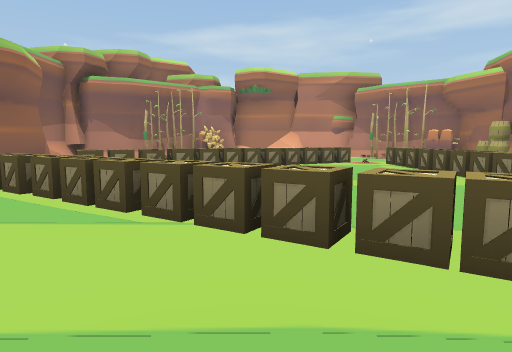
[1] (above)

15 first-person views from a walk through a 3-D level made in the Unity game engine. The camera is 1.2 m above the floor, tilts 6° down and sees 75° across. The floor is counted in squares, 2 m on a side. Each view is taken from the middle of a square. On the plan, view 1 faces up. The plan holds only what a view shows up to about 10 squares ahead; the rest is blank. The place goes on beyond the plan. The player is left out.

[2]
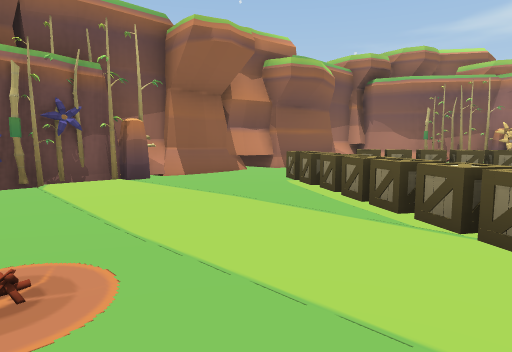

[3]
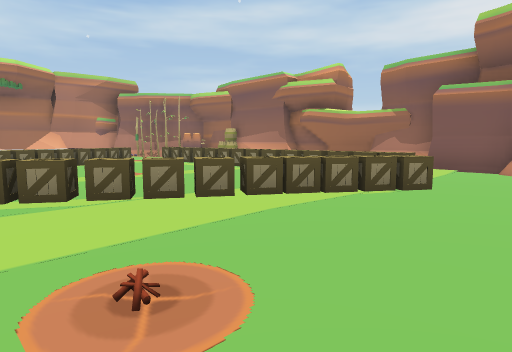

[4]
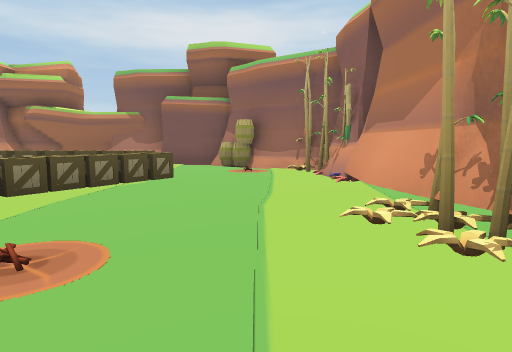

[5]
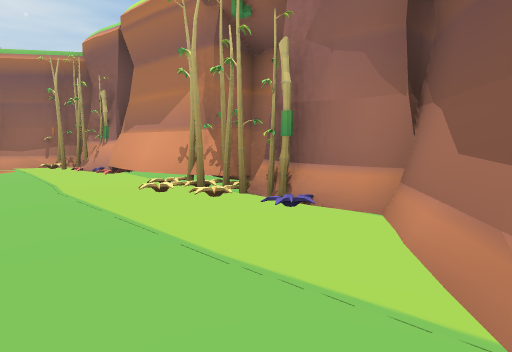

[6]
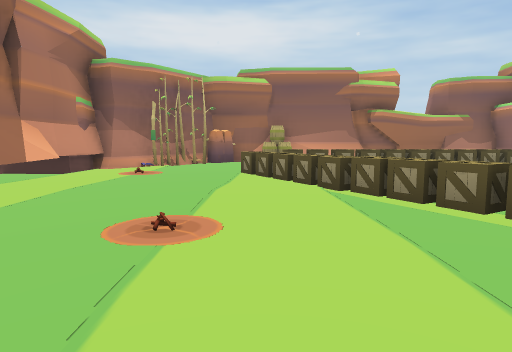

[7]
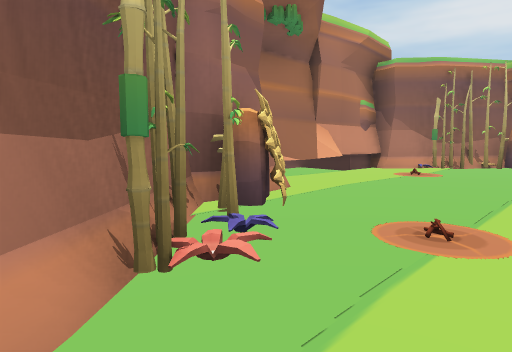

[8]
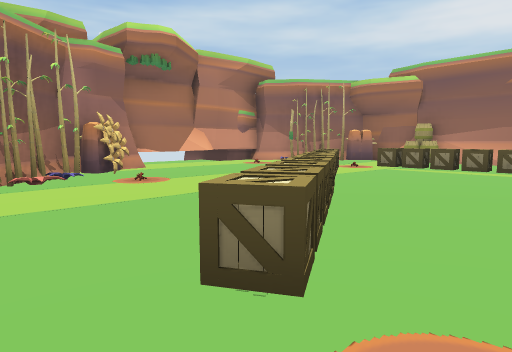

[9]
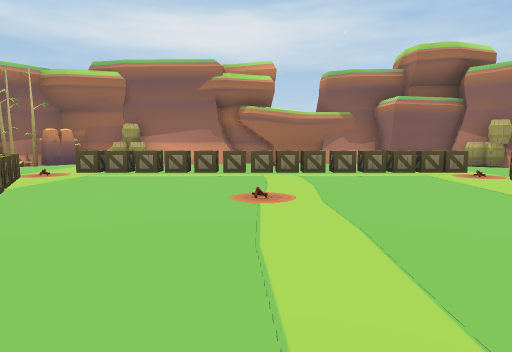

[10]
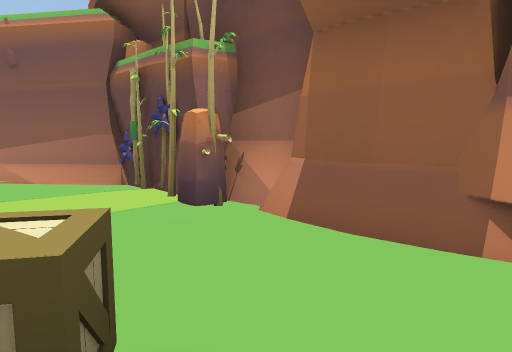

[11]
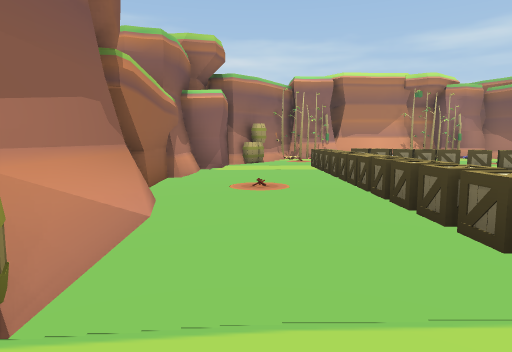

[12]
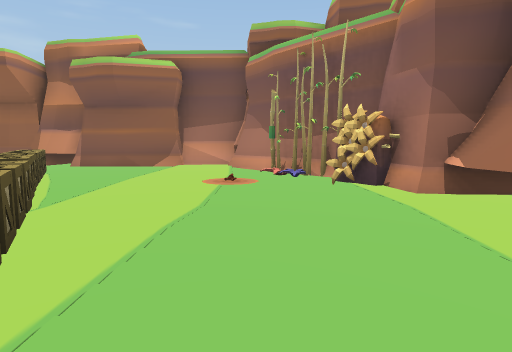

[13]
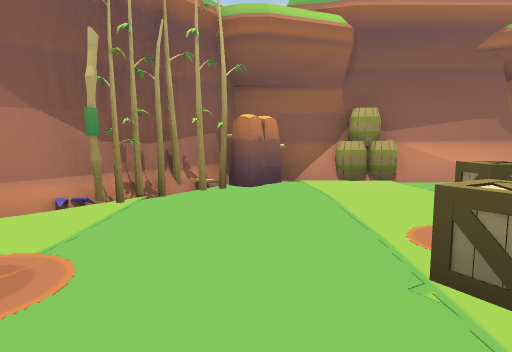

[14]
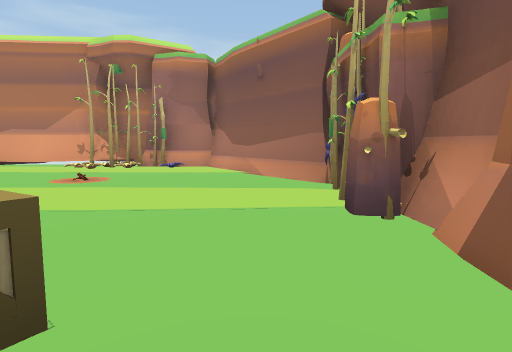

[15]
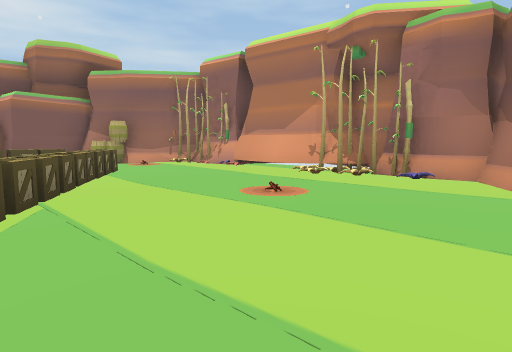

### Floor plan
Key: @ floor where view 1 was taken; # wall or solid block; . floor; B box; A barrel; R rock; O other object.
Columns run from 7 left of view 1 to 8 right of it. Each row starts with its distance up from view 1.
 13      #######
 12    ###R##..###
 11    #OOO....OO#
 10  ###OO......O#
  9  ##......B...AR
  8  R#....BB.B..A
  7 RR#..BBB..BB.#
  6 RRR.BB.....B.##
  5  RR.......BB..RR
  4  RR.B......B..RR
  3  RR..BB...BB..R
  2 RRO....BB.B...R
  1 RRO......BB..RR
  0 RRO....@....ARR
 -1 RR##..O...OOAR
 -2    #OOOO.OOO#
 -3    ###OO##R##

Positions as (right, up) in squares from view 1, and headings:
1: (0, 0), facing up
2: (0, 0), facing up-left
3: (-2, -1), facing up-right
4: (-3, -1), facing right
5: (-4, 0), facing down-right
6: (-4, 9), facing right
7: (-4, 9), facing up-right
8: (-4, 5), facing up-right
9: (-3, 5), facing right
10: (-3, 5), facing down-left
11: (5, 9), facing down
12: (3, 10), facing left
13: (1, 10), facing right
14: (-4, 5), facing down
15: (-4, 3), facing down-right
